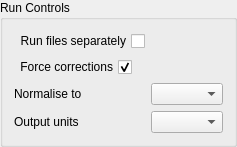
                      <widget class="QGroupBox" name="runControlsGroupBox">
                       <property name="sizePolicy">
                        <sizepolicy hsizetype="Preferred" vsizetype="Minimum">
                         <horstretch>0</horstretch>
                         <verstretch>0</verstretch>
                        </sizepolicy>
                       </property>
                       <property name="minimumSize">
                        <size>
                         <width>0</width>
                         <height>0</height>
                        </size>
                       </property>
                       <property name="title">
                        <string>Run Controls</string>
                       </property>
                       <layout class="QFormLayout" name="formLayout">
                        <property name="fieldGrowthPolicy">
                         <enum>QFormLayout::ExpandingFieldsGrow</enum>
                        </property>
                        <property name="labelAlignment">
                         <set>Qt::AlignLeading|Qt::AlignLeft|Qt::AlignVCenter</set>
                        </property>
                        <item row="0" column="0">
                         <widget class="QCheckBox" name="runSeparatelyCheckBox">
                          <property name="sizePolicy">
                           <sizepolicy hsizetype="Expanding" vsizetype="Fixed">
                            <horstretch>0</horstretch>
                            <verstretch>0</verstretch>
                           </sizepolicy>
                          </property>
                          <property name="layoutDirection">
                           <enum>Qt::RightToLeft</enum>
                          </property>
                          <property name="text">
                           <string>Run files separately</string>
                          </property>
                         </widget>
                        </item>
                        <item row="1" column="0">
                         <widget class="QCheckBox" name="sampleForceCorrectionsCheckBox">
                          <property name="sizePolicy">
                           <sizepolicy hsizetype="Expanding" vsizetype="Fixed">
                            <horstretch>0</horstretch>
                            <verstretch>0</verstretch>
                           </sizepolicy>
                          </property>
                          <property name="layoutDirection">
                           <enum>Qt::RightToLeft</enum>
                          </property>
                          <property name="text">
                           <string>Force corrections</string>
                          </property>
                          <property name="checked">
                           <bool>true</bool>
                          </property>
                         </widget>
                        </item>
                        <item row="2" column="0">
                         <widget class="QLabel" name="normaliseToLabel">
                          <property name="sizePolicy">
                           <sizepolicy hsizetype="Minimum" vsizetype="Preferred">
                            <horstretch>0</horstretch>
                            <verstretch>0</verstretch>
                           </sizepolicy>
                          </property>
                          <property name="text">
                           <string>Normalise to</string>
                          </property>
                         </widget>
                        </item>
                        <item row="2" column="1">
                         <widget class="QComboBox" name="normaliseToComboBox">
                          <property name="sizePolicy">
                           <sizepolicy hsizetype="Expanding" vsizetype="Fixed">
                            <horstretch>0</horstretch>
                            <verstretch>0</verstretch>
                           </sizepolicy>
                          </property>
                          <property name="maximumSize">
                           <size>
                            <width>16777215</width>
                            <height>16777215</height>
                           </size>
                          </property>
                         </widget>
                        </item>
                        <item row="3" column="0">
                         <widget class="QLabel" name="outputUnitsLabel">
                          <property name="sizePolicy">
                           <sizepolicy hsizetype="Minimum" vsizetype="Preferred">
                            <horstretch>0</horstretch>
                            <verstretch>0</verstretch>
                           </sizepolicy>
                          </property>
                          <property name="text">
                           <string>Output units</string>
                          </property>
                         </widget>
                        </item>
                        <item row="3" column="1">
                         <widget class="QComboBox" name="outputUnitsComboBox">
                          <property name="sizePolicy">
                           <sizepolicy hsizetype="Expanding" vsizetype="Fixed">
                            <horstretch>0</horstretch>
                            <verstretch>0</verstretch>
                           </sizepolicy>
                          </property>
                          <property name="maximumSize">
                           <size>
                            <width>16777215</width>
                            <height>16777215</height>
                           </size>
                          </property>
                         </widget>
                        </item>
                       </layout>
                      </widget>
